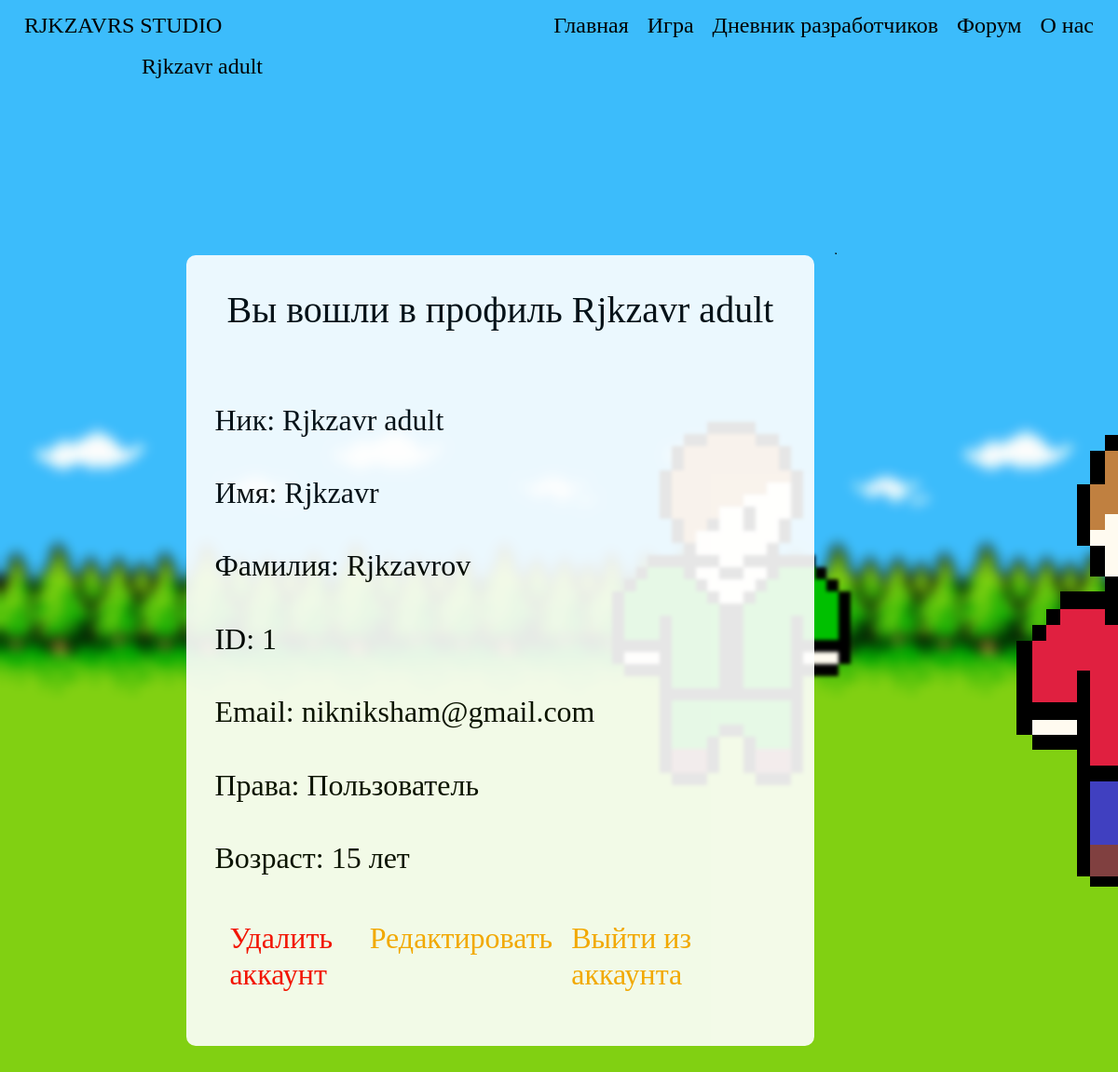
/account/ (signed in), run on an earlier commit of the app's database.
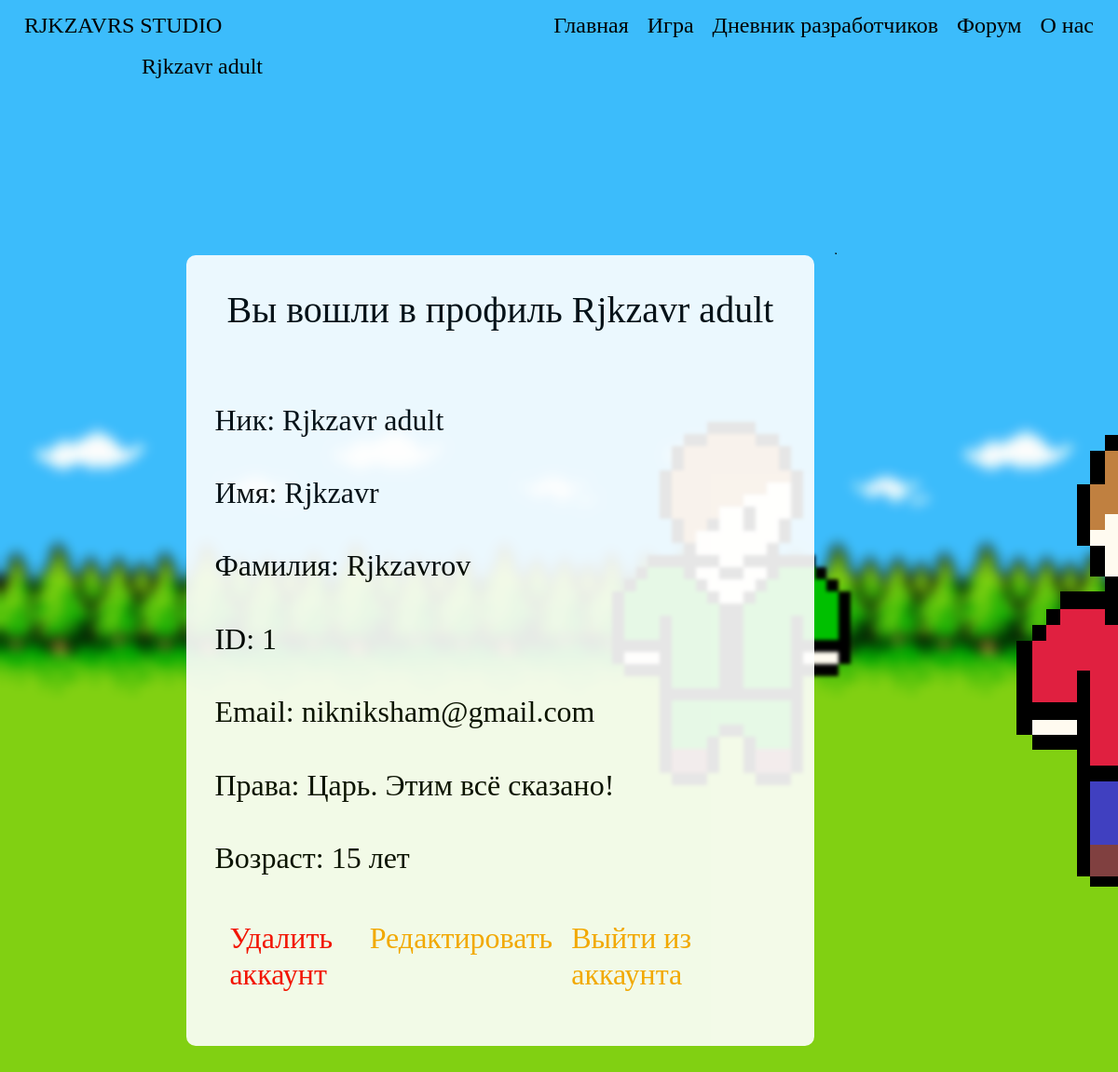
And on a later commit of the database.
### data/users.py (models this page shows, shortened)
class User(SqlAlchemyBase, UserMixin, SerializerMixin):
    __tablename__ = 'user'
    id = sqlalchemy.Column(sqlalchemy.Integer, primary_key=True, autoincrement=True)
    surname = sqlalchemy.Column(sqlalchemy.String, nullable=True)
    name = sqlalchemy.Column(sqlalchemy.String, nullable=True)
    age = sqlalchemy.Column(sqlalchemy.Integer, nullable=True)
    nickname = sqlalchemy.Column(sqlalchemy.String, nullable=True)
    email = sqlalchemy.Column(sqlalchemy.String, index=True, unique=True, nullable=True)
    hashed_password = sqlalchemy.Column(sqlalchemy.String, nullable=True)
    created_date = sqlalchemy.Column(sqlalchemy.DateTime)
    status = sqlalchemy.Column(sqlalchemy.Integer, nullable=True, default=0)
    background_image_id = sqlalchemy.Column(sqlalchemy.Integer, nullable=True, default=0)
    publications = orm.relation('Publications')
    developers_diary = orm.relation('DevelopersDiary')
    comments = orm.relation('Comments')

### run.py (the view)
@app.route('/account/')
def account():
    if current_user.is_authenticated:
        return render_template("account.html", title=f'Аккаунт {current_user.nickname}',
                               style=url_for('static', filename='css/style.css'), user=current_user,
                               bgimg=get_image_profile(current_user))
    return redirect('/')

### data/db_session.py (called while the page is built)
def create_session() -> Session:
    global __factory
    return __factory()

### run.py (called while the page is built)
def get_image_profile(user):
    bg_img = 1
    if user.is_authenticated:
        bg_img = user.background_image_id + 1
    return url_for('static', filename=f'img/background_img_{bg_img}.png')

@login_manager.user_loader
def load_user(user_id):
    session = db_session.create_session()
    return session.query(User).get(user_id)

### templates/account.html
{% extends "base.html" %}
{% block content %}
<div class="title">
    <h1 class="title-text">Вы вошли в профиль {{user.nickname}}</h1>
</div>
<div>
    <h2 class="wide-text">Ник: {{user.nickname}}</h2>
    <h2 class="wide-text">Имя: {{user.name}}</h2>
    <h2 class="wide-text">Фамилия: {{user.surname}}</h2>
    <h2 class="wide-text">ID: {{user.id}}</h2>
    <h2 class="wide-text">Email: {{user.email}}</h2>
    {% if user.status == 0%}
    <h2 class="wide-text">Права: Пользователь</h2>
    {% elif user.status == 1%}
    <h2 class="wide-text">Права: разработчик</h2>
    {% elif user.status > 9%}
    <h2 class="wide-text">Права: Царь. Этим всё сказано!</h2>
    {% elif user.status > 1%}
    <h2 class="wide-text">Права: Админ.</h2>
    {% else %}
    <h2 class="wide-text">Права: Ты кто такой? Ты как сюда попал?</h2>
    {% endif %}
    <h2 class="wide-text">Возраст: {{user.age}} лет</h2>
</div>
<div class="navbar">
    <div class="left-down-bar">
        <a href="/delete_account/"><h2 class="red-wide-text">Удалить аккаунт</h2></a>
    </div>
    <div class="right-down-bar">
        <a href="/logout/"><h2 class="orange-wide-text">Выйти из аккаунта</h2></a>
        <a href="/edit_account/"><h2 class="orange-wide-text">Редактировать</h2></a>
    </div>
</div>
{% endblock %}

### templates/base.html (shortened to what this page needs)
<!doctype html>
<html lang="ru">
<head>
    <link rel="stylesheet"
          href="https://stackpath.bootstrapcdn.com/bootstrap/4.4.1/css/bootstrap.min.css"
>
    <link rel="stylesheet" href={{style}}>
</head>
<body>
<header class="navbar navbar-light">
    <div class="left-head">
        <a href="/about/"><h4 class="asd">RJKZAVRS STUDIO</h4></a>
    </div>
    <div class="center-head">
        <div>
            <a href="/" class="header-a"><h4 class="asd">Главная</h4></a>
            <a href="/" class="header-a"><h4 class="asd">Игра</h4></a>
            <a href="/DevelopersDiary" class="header-a"><h4 class="asd">Дневник разработчиков</h4></a>
            <a href="/" class="header-a"><h4 class="asd">Форум</h4></a>
            <a href="/about/" class="header-a"><h4 class="asd">О нас</h4></a>
        </div>
    </div>
    <div class="right-head">
        {% if current_user.is_authenticated %}
        <a class="navbar-brand" href="/account"><h4 class="asd">{{ current_user.nickname }}</h4></a>
        {% else %}
        <a href="/login"><h4 class="asd">Войти</h4></a>
        <a href="/register"><h4 class="asd">Зарегестрироваться</h4></a>
        {% endif %}
    </div>
</header>
<main role="main">
    <div class="main-block">
        <div class="center-column">
            <div class="center-column-block">
                {% block content %}{% endblock %}
            </div>
        </div>
    </div>
</main>
</body>
</html>

### static/css/style.css (style rules this page uses)
header { margin-bottom: 170px; }
main { align: center; width: 100%; }
.header-a { float: left; }
a { text-decoration: none; }
div.main-block { width: 85%; display: flex; margin-left: 15%; align: center; margin-bottom: 70px; }
.asd { font-family: 'Comfortaa', cursive; font-weight: 100; font-style: inherit; color: #000; position: relative; padding: 5px 5px; margin: 0 5px; }
.title-text { font-family: 'Comfortaa', cursive; font-weight: 100; font-style: inherit; color: #000; position: relative; padding: 5px 5px; margin: 0 5px; }
.wide-text { font-family: 'Comfortaa', cursive; font-weight: 100; font-style: inherit; color: #000; position: relative; padding: 20px 5px; margin: 0 5px; }
.red-wide-text { font-family: 'Comfortaa', cursive; font-weight: 100; font-style: inherit; color: red; position: relative; padding: 20px 5px; margin: 0 5px; }
.orange-wide-text { font-family: 'Comfortaa', cursive; font-weight: 100; font-style: inherit; color: orange; position: relative; padding: 20px 5px; margin: 0 5px; }
div.left-head { width: 25%; }
div.center-head { display: flex; align: center; }
div.right-head { width: 25%; display: -webkit-flex; -webkit-flex-direction: row-reverse; display: flex; flex-direction: row-reverse; }
div.left-down-bar { width: 25%; display: flex; }
div.right-down-bar { width: 75%; display: -webkit-flex; -webkit-flex-direction: row-reverse; display: flex; flex-direction: row-reverse; }
div.center-column { border-radius: 10px; opacity: 1; background: #fff; align: left; width: 66%; margin-left: 2%; margin-right: 20px; opacity: 0.9; }
div.center-column-block { padding: 30px 20px; }
div.title { display: block; text-align: center; margin-bottom: 50px; }

What changed in the data, as far as the page shows it:
changed User "Rjkzavr adult": status 0 → 11 (drawn)
Also different on the page:
text no longer shown: "Права: Пользователь"
text now shown: "Права: Царь. Этим всё сказано!"
